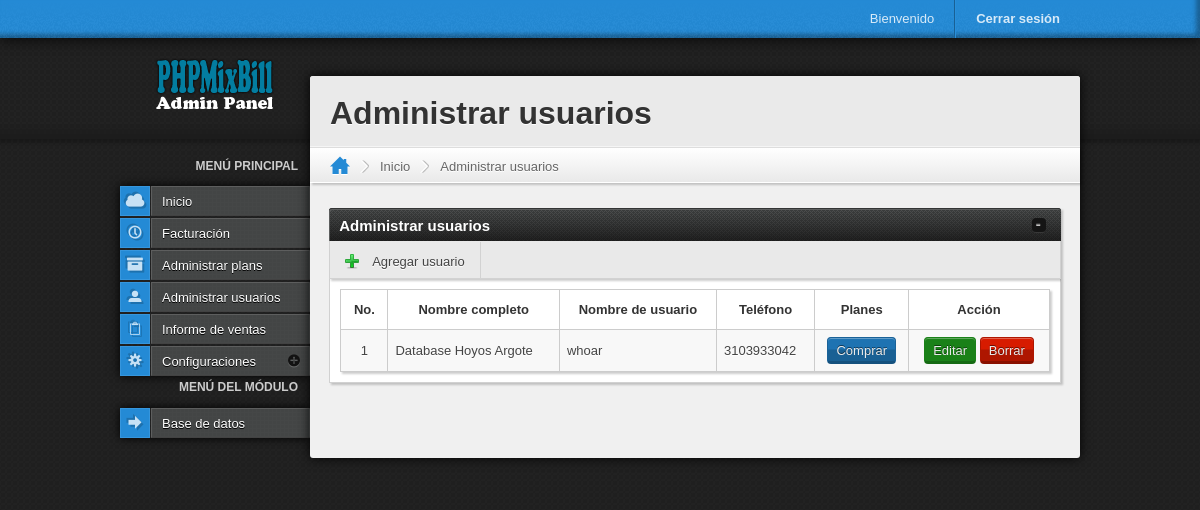
/cpadmin/index.php?page=user (signed in), run on the app's committed database.
### tables this page shows
CREATE TABLE `tbl_modul` (
  `id_modul` int(5) NOT NULL,
  `nama_modul` varchar(50) NOT NULL,
  `filename` varchar(100) NOT NULL,
  `status` enum('user','admin') NOT NULL,
  `aktif` enum('Y','N') NOT NULL DEFAULT 'Y',
  `urutan` int(5) NOT NULL
);

CREATE TABLE `tbl_user` (
  `id_user` int(5) NOT NULL,
  `nama_user` varchar(30) NOT NULL,
  `username` varchar(30) NOT NULL,
  `password` varchar(40) NOT NULL,
  `telp` varchar(15) NOT NULL
);

### cpadmin/index.php (called while the page is built, shortened)
<?php
	require "../system/language.php";
	require "theme/header.php";
	$page = "home";
	if(isset($_GET['page'])) $page = $_GET['page'];
	require "content/{$page}.php";
	require "theme/footer.php";
?>

### system/language.php (called while the page is built, shortened)
<?php
$lang_menu 			= "Menú principal";
$lang_menu_modul	= "Menú del módulo";
$lang_dash 			= "Inicio";
$lang_number		= "No.";
$lang_username		= "Nombre de usuario";
$lang_proses		= "Acción";
$lang_bill 			= "Facturación";
$lang_edit_bt		= "Editar";
$lang_del_bt		= "Borrar";
$lang_packet		= "Administrar plans";
$lang_user			= "Administrar usuarios";
$lang_add_user		= "Agregar usuario";
$lang_full_name		= "Nombre completo";
$lang_telp			= "Teléfono";
$lang_buy_packs		= "Planes";
$lang_buy_pack		= "Comprar";
$lang_report		= "Informe de ventas";
$lang_setting		= "Configuraciones";
?>

### cpadmin/content/user.php (the view, shortened to what this page needs)
<?php
switch($_GET['act']){
	case 'tampil':
	echo "<section id='pane'>
			<header>
				<h1>$lang_user</h1>
				<nav class='breadcrumbs'>
					<ul>
						<li class='alt'><a href='./'><i class='icon-home'></i></a></li>
						<li><a href='index.php'>$lang_dash</a></li>
						<li><a href='#'>$lang_user</a></li>
					</ul>
				</nav>
			</header>
			<div id='pane-content'>
				<div class='widget minimizable g4'>
					<header>
						<h2>$lang_user</h2>
						<nav class='buttons'>
							<ul>
								<li><a href='#addUser' class='modal-trigger'><i class='fugue-plus'></i> $lang_add_user</a></li>
							</ul>
						</nav>
					</header>
					<div class='table-wrapper'>
						<div class='content'>";
						echo "<table class='datatable'>
								<thead>
									<tr>
										<th>$lang_number</th>
										<th>$lang_full_name</th>
										<th>$lang_username</th>
										<th>$lang_telp</th>
										<th>$lang_buy_packs</th>
										<th>$lang_proses</th>
									</tr>
								</thead>
								<tbody>";
								$no=1;
								$q_user= mysql_query("SELECT * FROM tbl_user");
								while($r=mysql_fetch_array($q_user)){
								echo "<tr>
										<td align='center'>$no</td>
										<td>$r[nama_user]</td>
										<td>$r[username]</td>
										<td>$r[telp]</td>
										<td align='center'><a href='?page=user&act=buy&id=$r[id_user]' class='bt small'>$lang_buy_pack</a></td>
										<td align='center'><a href='?page=user&act=edit&id=$r[id_user]' class='bt green small'>$lang_edit_bt</a>
										<a href='?page=user&act=hapus&id=$r[id_user]&u=$r[username]' class='bt red small'>$lang_del_bt</a></td>
									</tr>";
								$no++;
								}
							echo "</tbody>
							</table>
						</div>
					</div>
				</div>
				<div class='cf'></div>
			</div>
					<div id='addUser' class='window-modal g2' hidden>
						<h2 class='title'>$lang_add_user</h2>
							<div class='content'>
								<form action='' method='post' class='js-validate'>
								<input type='hidden' name='SaveUser' value='1'>
									<div class='field g2'>
										<label>$lang_full_name</label>
										<div class='entry'>
											<input type='text' class='required' name='nama' />
										</div>
									</div>
									<div class='cf'></div>
									<div class='field g2'>
										<label>$lang_username ( $lang_nospace )</label>
										<div class='entry'>
											<input type='text' class='required' name='username' />
										</div>
									</div>
									<div class='cf'></div>
									<div class='field g2'>
										<label>$lang_pass</label>
										<div class='entry'>
											<input type='text' class='required' name='password' />
										</div>
									</div>
									<div class='cf'></div>
									<div class='field g2'>
										<label>$lang_telp</label>
										<div class='entry'>
											<input type='text' class='required' name='telp' />
										</div>
									</div>
									<div class='cf'></div>
							</div>
						<footer class='pane'>
							<div class='cf'></div>
							<input type='submit' class='bt green large' value='$lang_save_bt' />
							<a href='#' class='bt red large close'>$lang_cancel_bt</a>
						</footer>
						</form>
					</div>
		</section>";
	break;
}
?>

### cpadmin/theme/menu-nav.php (shortened to what this page needs)
<nav>
	<h2><?php echo $lang_menu;?></h2>
	<ul>
		<li><a href="./"><i class="glyph-cloud"></i><div class="label"><?php echo $lang_dash;?></div></a></li>
		<li><a href="?page=billing"><i class="glyph-clock"></i><div class="label"><?php echo $lang_bill;?></div></a></li>
		<li><a href="?page=paket"><i class="glyph-archive"></i><div class="label"><?php echo $lang_packet;?></div></a></li>
		<li><a href="?page=user"><i class="icon-user"></i><div class="label"><?php echo $lang_user;?></div></a></li>
		<li><a href="?page=laporan"><i class="icon-clipboard"></i><div class="label"><?php echo $lang_report;?></div></a></li>
		<li><a href="#"><i class="glyph-settings"></i><div class="label"><?php echo $lang_setting;?></div></a>
		</li>
	</ul>
	<?php
		$sql=mysql_query("SELECT * FROM tbl_modul WHERE aktif='Y' ORDER by urutan");
		$jml = mysql_num_rows($sql);
		if ($jml > 0){
		echo "<h2>$lang_menu_modul</h2>
				<ul>";
			while ($m=mysql_fetch_array($sql)){
				echo "<li><a href='?page=$m[filename]'><i class='icon-arrow-right-2'></i><div class='label'>Base de datos</div></a></li>";
			}
		echo "</ul>";
		}
	?>
</nav>

### cpadmin/theme/css/icomoon.css (style rules this page uses)
[class^="icon-"], [class*=" icon-"] { font-family: 'IcoMoon'; font-style: normal; }
.icon-home:before { content: "\e0cf"; }
.icon-user:before { content: "\e08f"; }
.icon-clipboard:before { content: "\e05d"; }
.icon-arrow-right-2:before { content: "\e028"; }

### cpadmin/theme/css/websymbols.css (style rules this page uses)
[class^="glyph-"], [class*=" glyph-"] { font-style: normal; font-family: 'WebSymbolsRegular'; }
.glyph-settings:before { content: "S" }
.glyph-cloud:before { content: "C" }
.glyph-archive:before { content: "Z" }
.glyph-clock:before { content: "P" }

### cpadmin/theme/css/style.css (style rules this page uses)
html, body, div, span, applet, object, iframe, h1, h2, h3, h4, h5, h6, p, blockquote, pre, a, abbr, acronym, address, big, cite, code, del, dfn, em, img, ins, kbd, q, s, samp, small, strike, strong, sub, sup, tt, var, b, u, i, center, dl, dt, dd, ol, ul, li, fieldset, form, label, legend, table, caption, tbody, tfoot, thead, tr, th, td, article, aside, canvas, details, embed, figure, figcaption, footer, header, hgroup, menu, nav, output, ruby, section, summary, time, mark, audio, video { margin: 0; padding: 0; border: 0; font-size: 100%; font: inherit; vertical-align: baseline; }
article, aside, details, figcaption, figure, footer, header, hgroup, menu, nav, section { display: block; }
body { line-height: 1; }
ol, ul { list-style: none; }
table { border-collapse: collapse; border-spacing: 0; }
h1, h2, h3, h4, h5, h6 { font-family: 'Droid Sans', Arial, sans-serif; }
#pane-content h1, #pane-content h2, #pane-content h3, #pane-content h4, #pane-content h5, #pane-content h6 { color: #333; margin: 20px 0; font-weight: bold; }
h1 { font-size: 24px; }
h2 { font-size: 22px; }
a { text-decoration: none; }
.g1, .g2, .g3, .g4 { display: block; float: left; position: relative; margin-left: 2.5%; margin-right: 2.5%; }
.g4 { width: 95%; }
[class^="fugue-"], [class*=" fugue-"] { display: inline-block; height: 16px; width: 16px; }
html { background: #222222 url(../images/bg.jpg); height: 100%; overflow-y: scroll; }
body { font-size: 13px; line-height: 150%; height: 100%; font-family: Arial, Tahoma, sans-serif; }
body #page #sidebar .menus > nav { margin-top: 20px; }
body #page #sidebar .menus > nav h2 { color: #ccc; font-size: 12px; text-align: right; margin-right: 12px; margin-bottom: 10px; text-transform: uppercase; font-weight: bold; }
body #page #sidebar .menus > nav > ul { box-shadow: 0 0 10px #000; }
body #page #sidebar .menus > nav > ul > li { margin-bottom: 2px; position: relative; }
body #page #sidebar .menus > nav > ul > li > a { height: 30px; display: block; }
body #page #sidebar .menus > nav > ul > li > a i { width: 30px; height: 100%; display: block; float: left; color: #fff; box-sizing: border-box; padding-top: 4px; text-align: center; }
body #page #sidebar .menus > nav > ul > li > a div.label { position: relative; background: #444646; background: linear-gradient(top, #444646, #2a2a2a); display: block; margin-left: 31px; height: 100%; box-sizing: border-box; color: #fff; padding-left: 10px; padding-top: 5px; text-shadow: 0 1px 0 #000000; border: 1px solid #5d5e5e; border-bottom: 1px solid #424242; font-family: 'Droid Sans', Arial, sans-serif; }
body #page #sidebar .menus > nav > ul > li > a div.label:after { content: ''; position: absolute; width: 100%; height: 100%; top: 0; left: 0; opacity: 0.0075; z-index: 10; }
body #page #sidebar .menus > nav > ul > li > a div.label:after { background: url(../images/pattern/hatch.gif); }
body #page #sidebar .menus > nav > ul > li > a:after { text-shadow: 0 1px 0 #6b6d6d; }
body #page #sidebar .menus > nav > ul > li.with-submenu > a:after { font-family: 'WebSymbolsRegular'; content: '+'; position: absolute; right: 10px; font-size: 12px; position: absolute; top: 5px; color: #121212; z-index: 99; }

### cpadmin/theme/css/theme-blue.css (style rules this page uses)
a { color: #248ad5; }
body #page #sidebar .menus > nav > ul > li > a i { background: #248ad5; background: linear-gradient(top, #248ad5, #1d71ae 50%, #1a6298 51%, #1d71ae); border: 1px solid #3696dd; text-shadow: 2px 2px 0 #1d71ae, -2px -2px 0 #1d71ae; color: #c6e1f5; }
body #page #content #pane > header .breadcrumbs ul li.alt a { color: #248ad5; }
.bt { border: 1px solid #1a6298; border-bottom: 3px solid #15517e; background: #196094; background: linear-gradient(#1e73b2, #1e73b2 49%, #196094 51%); }

### data on the page
tbl_user: nama_user "Database Hoyos Argote", username "whoar", telp "3103933042"

### other printed values
$lang_welcome "Bienvenido"
$lang_logout "Cerrar sesión"
$lang_menu "MENÚ PRINCIPAL"
$lang_dash "Inicio"
$lang_bill "Facturación"
$lang_packet "Administrar plans"
$lang_user "Administrar usuarios"
$lang_report "Informe de ventas"
$lang_setting "Configuraciones"
$lang_menu_modul "MENÚ DEL MÓDULO"
$lang_add_user "Agregar usuario"
$lang_number "No."
$lang_full_name "Nombre completo"
$lang_username "Nombre de usuario"
$lang_telp "Teléfono"
